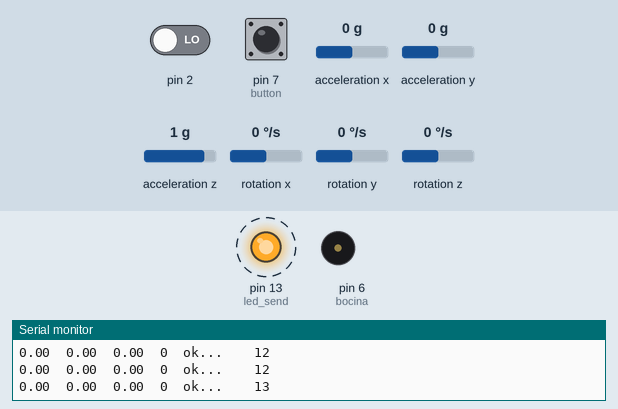
Simulated run of this sketch. Board: Arduino Uno, built with avr-gcc and run on an emulated ATmega328P. On the bench: output pins drawn as LEDs (lit = HIGH), buzzer (waves = sounding), the last lines printed to the serial monitor. Dashed ring = blinking. Inputs (shaded band) come from the test bench; at power-on: pin 7 (button) HIGH, acceleration y 0 g, rotation z 0 °/s, acceleration x 0 g, pin 2 LOW, acceleration z 1 g, rotation x 0 °/s, rotation y 0 °/s. The sensor or clock chip raises its interrupt line as the real part does; no radio packets arrive unless stated.

Above: at 1.29 s.
1.8 s: pin 7 (button) pulled LOW for 0.15 s
At 2.61 s:
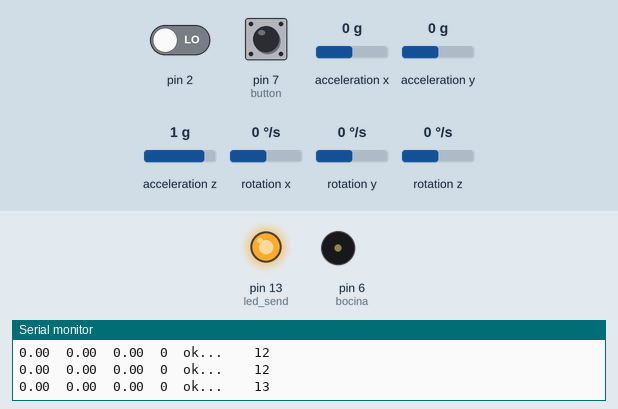
4.8 s: acceleration y set to 0.8 g
7.8 s: rotation z set to -192 °/s
10.8 s: acceleration x set to -1.4 g
13.8 s: pin 7 (button) pulled LOW for 1 s
At 17.12 s:
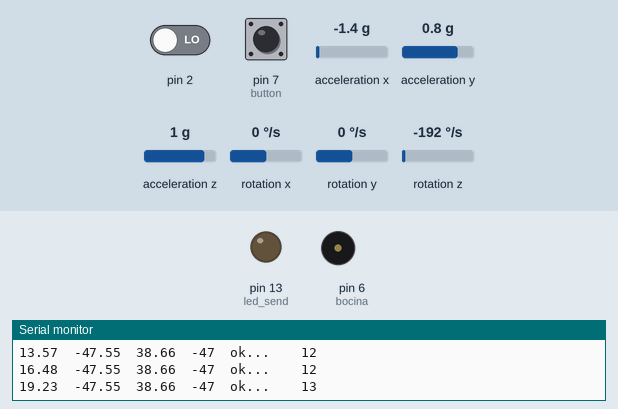
17.8 s: pin 7 (button) pulled LOW for 3.2 s
At 21.66 s:
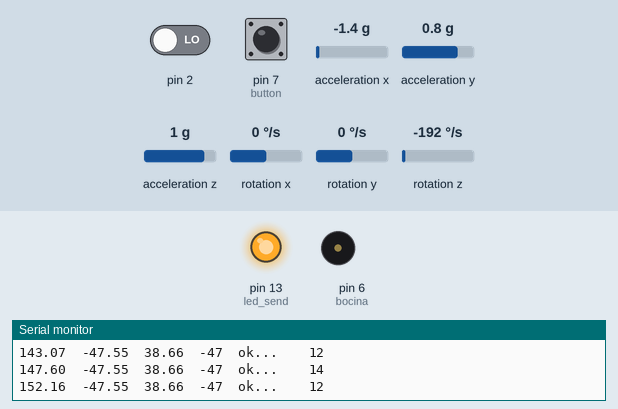
Timing chart, 0 to 24.0 s (numbered marks = the images above; inputs shaded):
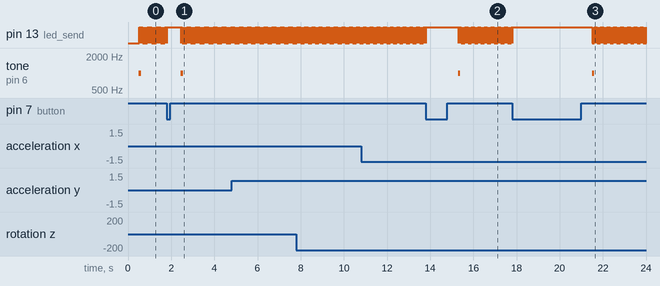

Measured:
- after the input at 1.8 s, tone on pin 6 (bocina): silent → 1000 Hz after 0.65 s, → silent 0.10 s later
- after the input at 13.8 s, tone on pin 6 (bocina): silent → 1000 Hz after 1.5 s, → silent 0.10 s later
- after the input at 17.8 s, tone on pin 6 (bocina): silent → 1000 Hz after 3.7 s, → silent 0.10 s later
- by itself, pin 13 (led_send): repeats every 0.03 s: LOW 0.01 s, HIGH 0.01 s

The sketch:

Right.ino
```cpp
// Updates should (hopefully) always be available at https://github.com/jrowberg/i2cdevlib

// I2Cdev and MPU6050 must be installed as libraries, or else the .cpp/.h files
// for both classes must be in the include path of your project
#include "I2Cdev.h"

#include "MPU6050_6Axis_MotionApps20.h"
//#include "MPU6050.h" // not necessary if using MotionApps include file

// Arduino Wire library is required if I2Cdev I2CDEV_ARDUINO_WIRE implementation
// is used in I2Cdev.h
#if I2CDEV_IMPLEMENTATION == I2CDEV_ARDUINO_WIRE
    #include "Wire.h"
#endif

// class default I2C address is 0x68
// specific I2C addresses may be passed as a parameter here
// AD0 low = 0x68 (default for SparkFun breakout and InvenSense evaluation board)
// AD0 high = 0x69
MPU6050 mpu;
//MPU6050 mpu(0x69); // <-- use for AD0 high

/* =========================================================================
   NOTE: In addition to connection 3.3v, GND, SDA, and SCL, this sketch
   depends on the MPU-6050's INT pin being connected to the Arduino's
   external interrupt #0 pin. On the Arduino Uno and Mega 2560, this is
   digital I/O pin 2.
 * ========================================================================= */

// uncomment "OUTPUT_READABLE_YAWPITCHROLL" if you want to see the yaw/
// pitch/roll angles (in degrees) calculated from the quaternions coming
// from the FIFO. Note this also requires gravity vector calculations.
// Also note that yaw/pitch/roll angles suffer from gimbal lock (for
// more info, see: http://en.wikipedia.org/wiki/Gimbal_lock)
#define OUTPUT_READABLE_YAWPITCHROLL


// MPU control/status vars
bool dmpReady = false;  // set true if DMP init was successful
uint8_t mpuIntStatus;   // holds actual interrupt status byte from MPU
uint8_t devStatus;      // return status after each device operation (0 = success, !0 = error)
uint16_t packetSize;    // expected DMP packet size (default is 42 bytes)
uint16_t fifoCount;     // count of all bytes currently in FIFO
uint8_t fifoBuffer[64]; // FIFO storage buffer

// orientation/motion vars
Quaternion q;           // [w, x, y, z]         quaternion container
VectorInt16 aa;         // [x, y, z]            accel sensor measurements
VectorInt16 aaReal;     // [x, y, z]            gravity-free accel sensor measurements
VectorInt16 aaWorld;    // [x, y, z]            world-frame accel sensor measurements
VectorFloat gravity;    // [x, y, z]            gravity vector
float ypr[3];           // [yaw, pitch, roll]   yaw/pitch/roll container and gravity vector

volatile bool mpuInterrupt = false;     // indicates whether MPU interrupt pin has gone high
void dmpDataReady() {
    mpuInterrupt = true;
}

//button and bocina to rescalibrate
#define button 7
#define bocina 6
#define led_send 13
bool blinkSend;

/*  ----------------------------------------------------------------
    http://www.prometec.net/duplex-nrf2401
    Prog_79B_Emisor

    Usando un NRF2401 para comunicar dos Arduinos en modo Duplex
    Programa Emisor:
--------------------------------------------------------------------
*/

#include <SPI.h>
#include "nRF24L01.h"
#include "RF24.h"

int msg[1] ;    // Array a transmitir
int resp[1];    // Array a recivir
RF24 radio(9,10);
const uint64_t pipes[2] = { 0xF0F0F0F0E2LL, 0xF0F0F0F0D3LL };
bool ok=false;
unsigned long int started_waiting_at;
unsigned long int msec;

void setup(){
  // join I2C bus (I2Cdev library doesn't do this automatically)
    #if I2CDEV_IMPLEMENTATION == I2CDEV_ARDUINO_WIRE
        Wire.begin();
        TWBR = 24; // 400kHz I2C clock (200kHz if CPU is 8MHz)
    #elif I2CDEV_IMPLEMENTATION == I2CDEV_BUILTIN_FASTWIRE
        Fastwire::setup(400, true);
    #endif

    // initialize serial communication
    // (115200 chosen because it is required for Teapot Demo output, but it's
    // really up to you depending on your project)
    Serial.begin(250000);

    // initialize device
    Serial.println(F("Initializing I2C devices..."));
    mpu.initialize();

    // verify connection
    Serial.println(F("Testing device connections..."));
    Serial.println(mpu.testConnection() ? F("MPU6050 connection successful") : F("MPU6050 connection failed"));

    // wait for ready
    Serial.println(F("\nSend any character to begin DMP programming and demo: "));

    // configure LED for output
    pinMode(led_send, OUTPUT);

      //RADIO
    pinMode(10, OUTPUT);
    radio.begin();
    radio.setRetries(15,15);  	// Maximos reintentos
    radio.setPayloadSize(32);   // Reduce el payload de 32 si tienes problemas
    radio.setChannel(115);
    radio.openWritingPipe(pipes[0]);
    radio.openReadingPipe(1,pipes[1]);

     calibrate();
}

void calibrate(){
    // load and configure the DMP
    Serial.println(F("Initializing DMP..."));
    devStatus = mpu.dmpInitialize();

    // supply your own gyro offsets here, scaled for min sensitivity
    mpu.setXAccelOffset(2150);
    mpu.setYAccelOffset(-380);
    mpu.setZAccelOffset(663);
    mpu.setXGyroOffset(103);
    mpu.setYGyroOffset(65);
    mpu.setZGyroOffset(-681);

    // make sure it worked (returns 0 if so)
    if (devStatus == 0) {

        //bocina
        tone(bocina,1000,100);

        // turn on the DMP, now that it's ready
        Serial.println(F("Enabling DMP..."));
        mpu.setDMPEnabled(true);

        // enable Arduino interrupt detection
        Serial.println(F("Enabling interrupt detection (Arduino external interrupt 0)..."));
        attachInterrupt(0, dmpDataReady, RISING);
        mpuIntStatus = mpu.getIntStatus();

        // set our DMP Ready flag so the main loop() function knows it's okay to use it
        Serial.println(F("DMP ready! Waiting for first interrupt..."));
        dmpReady = true;

        // get expected DMP packet size for later comparison
        packetSize = mpu.dmpGetFIFOPacketSize();
    }
    else {
        tone(bocina,1000,100);
        delay(150);
        tone(bocina,500,500);
        // ERROR!
        // 1 = initial memory load failed
        // 2 = DMP configuration updates failed
        // (if it's going to break, usually the code will be 1)
        Serial.print(F("DMP Initialization failed (code "));
        Serial.print(devStatus);
        Serial.println(F(")"));
    }
}

void loop(){
    msec=millis();
    //restart values
    int x=digitalRead(button);
    //Serial.println(x);
    if(x==0){
      while (x==0) x=digitalRead(button);
     calibrate();
    }

    // reset interrupt flag and get INT_STATUS byte
    mpuInterrupt = false;
    mpuIntStatus = mpu.getIntStatus();
    // get current FIFO count
    fifoCount = mpu.getFIFOCount();

     if (mpuIntStatus & 0x02) {

        // read a packet from FIFO
        mpu.getFIFOBytes(fifoBuffer, packetSize);

        // track FIFO count here in case there is > 1 packet available
        // (this lets us immediately read more without waiting for an interrupt)
        fifoCount -= packetSize;

        // flush buffer to prevent overflow
        mpu.resetFIFO();

        #ifdef OUTPUT_READABLE_YAWPITCHROLL
            // display Euler angles in degrees
            mpu.dmpGetQuaternion(&q, fifoBuffer);
            mpu.dmpGetGravity(&gravity, &q);
            mpu.dmpGetYawPitchRoll(ypr, &q, &gravity);
            Serial.print(ypr[0]*180/M_PI);
            Serial.print("\t");
            Serial.print(ypr[1]*180/M_PI);
            Serial.print("\t");
            Serial.print(ypr[2]*180/M_PI);
            Serial.print("\t");
        #endif

        msg[0]=ypr[1]*180/M_PI;
      Serial.print(msg[0]);
      Serial.print("\t");

    bool ok = radio.write(msg, sizeof(msg) );

    if (ok){
        Serial.print("ok...");
        blinkSend = !blinkSend;
        digitalWrite(led_send, blinkSend);

    }
    else Serial.print("failed");
    Serial.print("\t");

    radio.startListening();
       radio.stopListening();
  Serial.print("\t");
  Serial.print(millis() - msec);
  Serial.println();
  }
}
```
